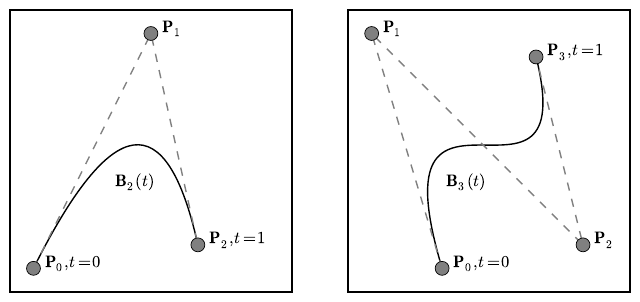

Write Python code to recreate this figure.
# -*- coding: utf-8 -*-
import matplotlib.pyplot as plt
from matplotlib.path import Path
import matplotlib.patches as patches
import numpy as np
from math import sin, cos, pi
import math

#ax.set_title('Bézier curve'.decode('utf-8'))

def bezier_at(p, t):
    s = 1 - t
    x = s*s*s*p[0][0] + 3.0*s*s*t*p[1][0] + 3.0*s*t*t*p[2][0] + t*t*t*p[3][0]
    y = s*s*s*p[0][1] + 3.0*s*s*t*p[1][1] + 3.0*s*t*t*p[2][1] + t*t*t*p[3][1]
    return list(zip(x, y, t))

def draw_common(ax, control_points):
    
    xs, ys = zip(*control_points)
    ax.plot(xs, ys, 'o--', lw=1, color='gray', ms=10)
    
    for i, p in enumerate(control_points):
        add = ""
        if i == 0:
            add = ', t = 0'
        if i == len(control_points) - 1:
            add = ', t = 1'
        
        ax.text(p[0] + 0.05, p[1], r'$\mathbf{P}_%d%s$'%(i, add))

    ax.set_aspect(1)

    ax.xaxis.set_visible(False)
    ax.yaxis.set_visible(False)
    
    ax.set_xlim(-0.1, 1.1)
    ax.set_ylim(-0.1, 1.1)

fig = plt.figure()

control_points = np.array([
    (0.0, 0.0),
    (0.5, 1.0),
    (0.7, 0.1),
])

commands = [
    Path.MOVETO,
    Path.CURVE3,
    Path.CURVE3,
]

path = Path(control_points, commands)

ax = fig.add_subplot(1, 2, 1)
patch = patches.PathPatch(path, facecolor='none')
ax.add_patch(patch)

draw_common(ax, control_points)

ax.text(0.35, 0.35, r'$\mathbf{B}_2(t)$')

control_points = np.array([
    (0.3, 0.0),
    (0.0, 1.0),
    (0.9, 0.1),
    (0.7, 0.9),
])

commands = [
    Path.MOVETO,
    Path.CURVE4,
    Path.CURVE4,
    Path.CURVE4,
]

path = Path(control_points, commands)

ax = fig.add_subplot(1, 2, 2)
patch = patches.PathPatch(path, facecolor='none')
ax.add_patch(patch)

draw_common(ax, control_points)

ax.text(0.32, 0.35, r'$\mathbf{B}_3(t)$')

#plt.show()
plt.savefig("quadratic_and_cubic_bezier.pdf", bbox_inches="tight")
